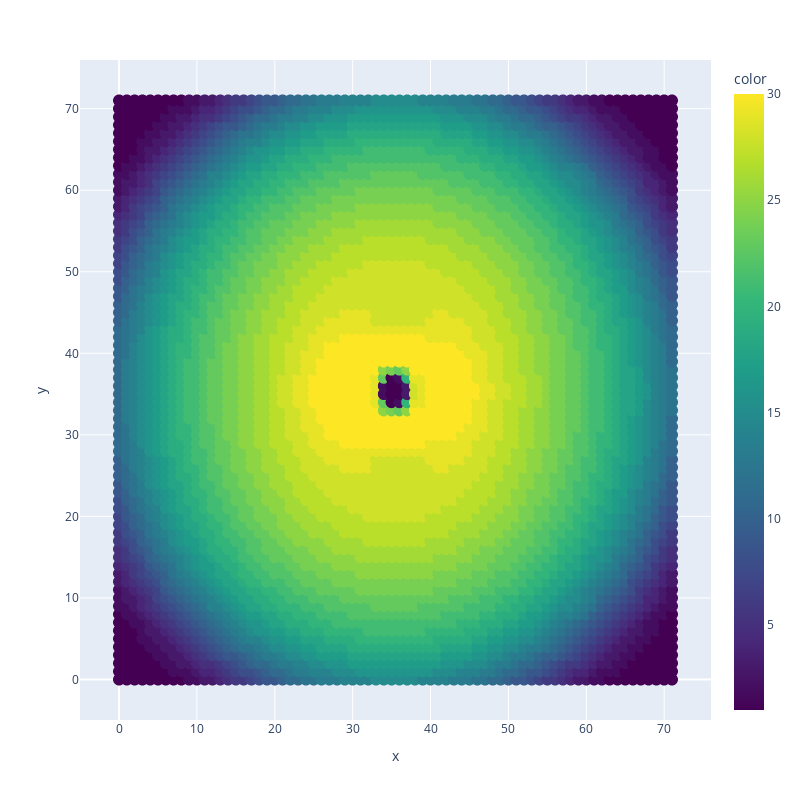

The code cell stored with this chart in its notebook:
### Code cell
location_value = []
frame = 0
index = 1

for i in range(new_input[index].shape[0]):
    for j in range(new_input[index].shape[1]):
        location_value.append([i, j, new_input[index, i, j]])

df = pd.DataFrame(data = location_value, columns=['x', 'y', 'value'])

# df = df[df['value']>0.1]

df['color'] = df['value'].apply(estimate_color)

fig = px.scatter(df, x='x', y='y', color='color', range_color = [1, 30], color_continuous_scale='Viridis', width=800, height=800)

fig.update_traces(marker=dict(size=12), selector=dict(mode='markers'))

fig.show()

### Figure 1 — Plotly figure (JSON) as saved in the notebook; plotly's stock layout.template omitted (floating-point values rounded to 4 significant figures; data arrays with more than 128 entries replaced by an {"elided": "..."} marker saying what was removed)
{"data": [{"hovertemplate": "x=%{x}<br>y=%{y}<br>color=%{marker.color}<extra></extra>", "legendgroup": "", "marker": {"color": {"elided": "5184 int values"}, "coloraxis": "coloraxis", "size": 12, "symbol": "circle"}, "mode": "markers", "name": "", "showlegend": false, "type": "scattergl", "x": {"elided": "5184 int values"}, "xaxis": "x", "y": {"elided": "5184 int values"}, "yaxis": "y"}], "layout": {"coloraxis": {"cmax": 30, "cmin": 1, "colorbar": {"title": {"text": "color"}}, "colorscale": [[0, "#440154"], [0.1111, "#482878"], [0.2222, "#3e4989"], [0.3333, "#31688e"], [0.4444, "#26828e"], [0.5556, "#1f9e89"], [0.6667, "#35b779"], [0.7778, "#6ece58"], [0.8889, "#b5de2b"], [1, "#fde725"]]}, "height": 800, "legend": {"tracegroupgap": 0}, "margin": {"t": 60}, "width": 800, "xaxis": {"anchor": "y", "domain": [0, 1], "title": {"text": "x"}}, "yaxis": {"anchor": "x", "domain": [0, 1], "title": {"text": "y"}}}}
